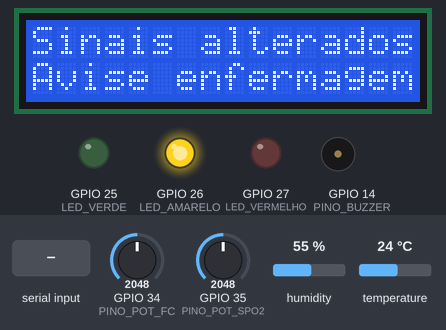
Simulated run of this sketch. Board: ESP32. On the bench: 16×2 character LCD, output pins drawn as LEDs (lit = HIGH), buzzer (waves = sounding). Inputs (shaded band) come from the test bench; at power-on: temperature 24 °C, GPIO 34 (PINO_POT_FC) = 2048, GPIO 35 (PINO_POT_SPO2) = 2048, humidity 55 %. What the sketch prints to the serial monitor is not drawn.

Above: at 2.6 s.
2.7 s: "teste 1\n" received over Serial
At 3.8 s:
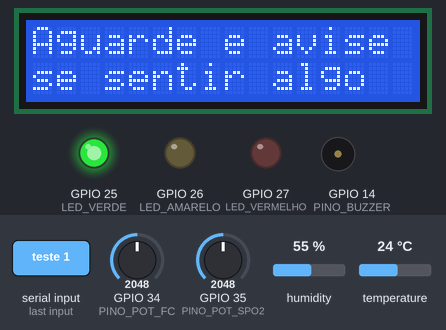
4.2 s: "auto\n" received over Serial
At 5.6 s:
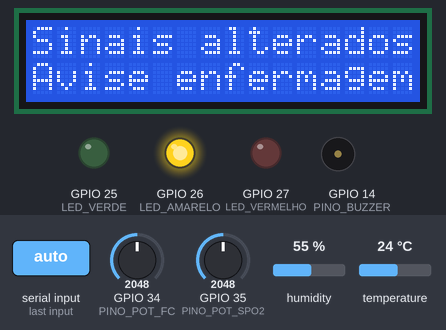
11.7 s: temperature set to 38.3 °C
15.7 s: temperature set to 39.8 °C
At 17.9 s:
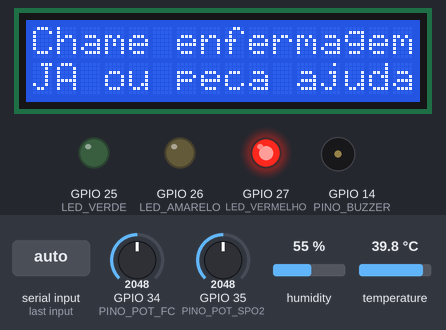
20.5 s: "teste 1\n" received over Serial
At 20.78 s:
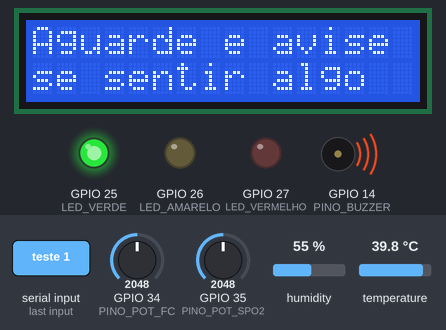
Timing chart, 0 to 23.5 s (numbered marks = the images above; inputs shaded):
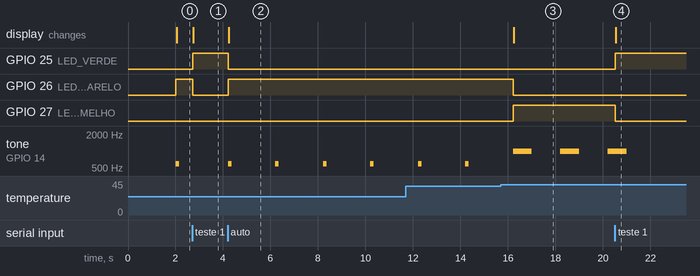

Measured:
- the behaviour switches between 38.9 and 39 °C on temperature (found by bisection; images 2 and 3)
- after the input at 2.7 s, GPIO 25 (LED_VERDE): LOW → HIGH at once; GPIO 26 (LED_AMARELO): HIGH → LOW at once; tone on GPIO 14 (PINO_BUZZER): stays silent (without the input it goes to 600 Hz after 1.3 s); the display: changes after 0.05 s (image 1)
- after the input at 4.2 s, GPIO 25 (LED_VERDE): HIGH → LOW at once; GPIO 26 (LED_AMARELO): LOW → HIGH at once; tone on GPIO 14 (PINO_BUZZER): alternates 600 Hz for 0.15 s and silent for 1.8 s, starting at once; the display: changes after 0.05 s (image 2)
- after the input at 15.7 s, GPIO 26 (LED_AMARELO): HIGH → LOW after 0.51 s; GPIO 27 (LED_VERMELHO): LOW → HIGH after 0.51 s; the display: changes after 0.55 s (image 3)
- after the input at 20.5 s, GPIO 25 (LED_VERDE): LOW → HIGH at once; GPIO 27 (LED_VERMELHO): HIGH → LOW at once; tone on GPIO 14 (PINO_BUZZER): goes on until 21.0 s, then stays silent; the display: changes after 0.05 s (image 4)

The sketch:

app.ino
```cpp
/*
  Zela - Pulseira de monitoramento na espera do pronto-socorro
  Global Solution 2026 - AI Computer Systems & Sensors (AICSS)
  Kayky Cayres Vicente da Silva (RM 575091)
  Naiara Sousa Soares (RM 574792)
  Rafael Medici (RM 576249)

  O que e REAL no Wokwi (sensor simulado pelo Wokwi):
    - Temperatura: DHT22 (GPIO 4)
  O que e SIMULADO por nos:
    - FC e SpO2: potenciometros (GPIO 34 e 35), no lugar do MAX30102,
      que nao existe no Wokwi e que nao temos no prototipo fisico.
  Saida para o paciente:
    - LEDs, buzzer e tela LCD 16x2 I2C (SDA 21 / SCL 22) com a orientacao.

  MODO DE TESTE: no Monitor Serial, comandos como "fc 125", "temp 39.1" ou "teste3"
  forcam valores para os testes. Sem comando, tudo vem dos sensores. Digite "ajuda".

  ATENCAO: regras experimentais, so para fins academicos.
  O dispositivo NAO faz diagnostico e NAO substitui a equipe de saude.
*/

#include <DHT.h>
#include <Wire.h>
#include <LiquidCrystal_I2C.h>

// ---------------- Pinos ----------------
#define PINO_TEMP     4
#define PINO_POT_FC   34
#define PINO_POT_SPO2 35
#define LED_VERDE     25
#define LED_AMARELO   26
#define LED_VERMELHO  27
#define PINO_BUZZER   14

// ---------------- Limites (mesmos do programa em Python) ----------------
// FC em repouso de um adulto costuma ficar entre 60 e 100 BPM.
const int FC_ATENCAO = 110;
const int FC_CRITICO = 130;
const int FC_BAIXA   = 50;
// SpO2 de uma pessoa saudavel costuma ficar entre 95% e 100%.
const int SPO2_ATENCAO = 95;
const int SPO2_CRITICO = 90;
// Temperatura lida pelo sensor (nao e temperatura corporal clinica).
const float TEMP_ATENCAO = 37.8;
const float TEMP_CRITICO = 39.0;

// Intervalo entre leituras: 2 segundos (justificativa no README/documento).
// O DHT22 tambem so entrega uma leitura nova a cada 2 segundos.
const unsigned long INTERVALO_MS = 2000;

DHT dht(PINO_TEMP, DHT22);
LiquidCrystal_I2C lcd(0x27, 16, 2);   // tela 16x2 no endereco I2C 0x27

unsigned long ultimaLeitura = 0;
float ultimaTemp = 36.5;          // ultima temperatura valida do DHT22
String estadoNaTela = "";         // so reescreve a tela quando o estado muda

// ---------------- Modo de teste (comandos pelo Monitor Serial) ----------------
// Para os testes, da para forcar um valor digitando um comando no Monitor Serial.
// Sem comando, a leitura vem dos sensores. A linha do Serial mostra a origem (FONTE).
bool forcaFC = false, forcaSpO2 = false, forcaTemp = false;
int valorFC = 0;
int valorSpO2 = 0;
float valorTemp = 0;
String comando = "";

// ---------------- Funcoes ----------------

// Le o potenciometro e converte para a faixa da FC (40 a 180 BPM)
int lerFC() {
  if (forcaFC) return valorFC;
  return map(analogRead(PINO_POT_FC), 0, 4095, 40, 180);
}

// Le o potenciometro e converte para a faixa da SpO2 (80 a 100%)
int lerSpO2() {
  if (forcaSpO2) return valorSpO2;
  return map(analogRead(PINO_POT_SPO2), 0, 4095, 80, 100);
}

float lerTemperatura() {
  if (forcaTemp) return valorTemp;
  float t = dht.readTemperature();
  if (!isnan(t)) ultimaTemp = t;   // se a leitura falhar, usa a ultima valida
  return ultimaTemp;
}

// Regras de classificacao: o caso mais grave e testado primeiro
String classificar(int fc, int spo2, float temp, String &motivo) {
  motivo = "";
  if (fc >= FC_CRITICO)     motivo += "FC muito alta; ";
  if (spo2 < SPO2_CRITICO)  motivo += "SpO2 muito baixa; ";
  if (temp >= TEMP_CRITICO) motivo += "temperatura muito alta; ";
  if (motivo != "") return "CRITICO";

  if (fc >= FC_ATENCAO)     motivo += "FC alta; ";
  if (fc < FC_BAIXA)        motivo += "FC baixa; ";
  if (spo2 < SPO2_ATENCAO)  motivo += "SpO2 baixa; ";
  if (temp >= TEMP_ATENCAO) motivo += "temperatura alta; ";
  if (motivo != "") return "ATENCAO";

  motivo = "sinais dentro do esperado";
  return "NORMAL";
}

// Acende o LED do estado e toca o buzzer
void alertar(String estado) {
  digitalWrite(LED_VERDE,    estado == "NORMAL");
  digitalWrite(LED_AMARELO,  estado == "ATENCAO");
  digitalWrite(LED_VERMELHO, estado == "CRITICO");

  // O tone() para sozinho depois do tempo informado, entao no NORMAL
  // nao precisamos chamar noTone() (chamar antes do primeiro tone gera
  // o aviso "LEDC is not initialized" no ESP32).
  if (estado == "CRITICO") {
    tone(PINO_BUZZER, 1000, 800);   // bipe longo a cada leitura
  } else if (estado == "ATENCAO") {
    tone(PINO_BUZZER, 600, 150);    // bipe curto a cada leitura
  }
}

String orientacao(String estado) {
  if (estado == "CRITICO") return "Chame a enfermagem imediatamente";
  if (estado == "ATENCAO") return "Avise a enfermagem para reavaliacao";
  return "Continue aguardando";
}

// Orientacao da tela LCD: versao curta (16 caracteres por linha) da mesma
// orientacao mostrada no programa em Python. A tela nao tem acentos.
void mostrarNaTela(String estado) {
  if (estado == estadoNaTela) return;   // evita a tela piscar a cada leitura
  estadoNaTela = estado;
  lcd.clear();
  lcd.setCursor(0, 0);
  if (estado == "CRITICO") {
    lcd.print("Chame enfermagem");
    lcd.setCursor(0, 1);
    lcd.print("JA ou peca ajuda");
  } else if (estado == "ATENCAO") {
    lcd.print("Sinais alterados");
    lcd.setCursor(0, 1);
    lcd.print("Avise enfermagem");
  } else {
    lcd.print("Aguarde e avise");
    lcd.setCursor(0, 1);
    lcd.print("se sentir algo");
  }
}

// Diz de onde vieram os valores: dos sensores ou de um comando de teste
String fonteDosValores() {
  if (!forcaFC && !forcaSpO2 && !forcaTemp) return "SENSOR";
  String lista = "";
  if (forcaFC)   lista += "FC,";
  if (forcaSpO2) lista += "SpO2,";
  if (forcaTemp) lista += "TEMP,";
  lista.remove(lista.length() - 1);   // tira a ultima virgula
  return "TESTE(" + lista + ")";
}

// ---------------- Cenarios de teste: "teste1" a "teste6" ----------------
// Cada teste tem etapas. "teste3" roda o teste inteiro, passando sozinho pelas etapas;
// "teste3b" aplica so a etapa b; "proximo" passa para a etapa seguinte do teste em andamento.
struct Etapa {
  int fc;
  int spo2;
  float temp;
  const char* nome;
};

const Etapa TESTE_1[] = {{78, 98, 36.5, "paciente estavel"}};
const Etapa TESTE_2[] = {{104, 98, 36.5, "FC 104 (normal)"},
                         {125, 98, 36.5, "FC 125 (alta)"}};
const Etapa TESTE_3[] = {{78, 98, 36.5, "SpO2 98 (normal)"},
                         {78, 93, 36.5, "SpO2 93 (baixa)"},
                         {78, 85, 36.5, "SpO2 85 (muito baixa)"}};
const Etapa TESTE_4[] = {{125, 100, 36.5, "FC 125 e SpO2 100"},
                         {129, 100, 36.5, "FC 129 (abaixo do limite critico)"},
                         {129, 86, 36.5, "FC 129 e SpO2 86"}};
const Etapa TESTE_5[] = {{78, 98, 38.9, "temperatura 38.9"},
                         {78, 98, 38.0, "temperatura 38.0"}};
const Etapa TESTE_6[] = {{78, 98, 36.5, "temperatura 36.5 (normal)"},
                         {78, 98, 38.3, "temperatura 38.3 (alta)"},
                         {78, 98, 39.1, "temperatura 39.1 (muito alta)"}};

const Etapa* const CENARIOS[6] = {TESTE_1, TESTE_2, TESTE_3, TESTE_4, TESTE_5, TESTE_6};
const int TOTAL_ETAPAS[6] = {1, 2, 3, 3, 2, 3};
int cenarioAtual = 0;   // 0 = nenhum teste em andamento
int etapaAtual = 0;
const unsigned long TEMPO_ETAPA_MS = 6000;   // em "testeN", cada etapa dura 6 s (3 leituras)
bool avancoAutomatico = false;
unsigned long proximaEtapaEm = 0;

// Forca todos os valores da etapa atual do teste atual
void aplicarEtapa() {
  const Etapa &e = CENARIOS[cenarioAtual - 1][etapaAtual];
  forcaFC = forcaSpO2 = forcaTemp = true;
  valorFC = e.fc;
  valorSpO2 = e.spo2;
  valorTemp = e.temp;
  int total = TOTAL_ETAPAS[cenarioAtual - 1];
  Serial.print("[teste] Teste "); Serial.print(cenarioAtual);
  Serial.print(" - etapa "); Serial.print(etapaAtual + 1);
  Serial.print(" de "); Serial.print(total);
  Serial.print(": "); Serial.println(e.nome);
  if (etapaAtual + 1 < total) {
    if (avancoAutomatico) {
      Serial.println("[teste] Proxima etapa em 6 segundos.");
      proximaEtapaEm = millis() + TEMPO_ETAPA_MS;
    } else {
      Serial.println("[teste] Digite 'proximo' para a proxima etapa.");
    }
  } else {
    avancoAutomatico = false;
    Serial.println("[teste] Ultima etapa. Digite 'auto' para voltar aos sensores.");
  }
  ultimaLeitura = millis() - INTERVALO_MS;   // faz uma leitura na hora, para o LED mudar logo
}

void mostrarAjuda() {
  Serial.println("[teste] Testes prontos: teste1 a teste6 (passam sozinhos pelas etapas) | teste3b (so uma etapa) | auto");
  Serial.println("[teste] Valores soltos: fc 125 | spo2 85 | temp 39.1 | auto fc | ajuda");
  Serial.println("[teste] 'auto' volta a ler os sensores. Faixas: FC 20-250, SpO2 50-100, TEMP 30-45");
}

// Trata um comando digitado no Monitor Serial
void processarComando(String c) {
  c.trim();
  c.toLowerCase();
  c.replace("=", " ");
  if (c.length() == 0) return;

  int espaco = c.indexOf(' ');
  String nome = (espaco < 0) ? c : c.substring(0, espaco);
  String resto = (espaco < 0) ? "" : c.substring(espaco + 1);
  resto.trim();

  if (nome == "ajuda") {
    mostrarAjuda();
    return;
  }

  // "teste3": roda o teste 3 inteiro, passando sozinho pelas etapas (uma a cada 6 s).
  // "teste3b": aplica so a etapa b do teste 3 e fica nela.
  if (nome.startsWith("teste")) {
    String numero = nome.substring(5);
    if (numero == "") numero = resto;
    int n = numero.toInt();
    int etapa = 0;
    bool temLetra = false;
    if (numero.length() > 0) {
      char letra = numero.charAt(numero.length() - 1);   // "3b" -> 'b'
      if (letra >= 'a' && letra <= 'c') { etapa = letra - 'a'; temLetra = true; }
    }
    if (n >= 1 && n <= 6 && etapa < TOTAL_ETAPAS[n - 1]) {
      cenarioAtual = n;
      etapaAtual = etapa;
      avancoAutomatico = !temLetra;   // sem letra: passa sozinho pelas etapas
      aplicarEtapa();
    } else {
      Serial.print("[teste] Teste invalido: '"); Serial.print(c); Serial.println("'. Digite 'ajuda' para ver a lista.");
    }
    return;
  }

  // "proximo" (ou "p"): passa para a etapa seguinte do teste em andamento
  if (nome == "proximo" || nome == "p") {
    if (cenarioAtual == 0) {
      Serial.println("[teste] Nenhum teste em andamento. Digite teste1 a teste6.");
    } else if (etapaAtual + 1 >= TOTAL_ETAPAS[cenarioAtual - 1]) {
      Serial.print("[teste] O teste "); Serial.print(cenarioAtual);
      Serial.print(" so tem "); Serial.print(TOTAL_ETAPAS[cenarioAtual - 1]);
      Serial.print(" etapa(s) e ja esta na ultima. Digite 'auto' para voltar aos sensores ou outro teste (teste1 a teste6).");
      Serial.println();
    } else {
      avancoAutomatico = false;
      etapaAtual++;
      aplicarEtapa();
    }
    return;
  }

  if (nome == "auto") {
    if (resto == "" || resto == "tudo") {
      forcaFC = forcaSpO2 = forcaTemp = false;
      cenarioAtual = 0;
      avancoAutomatico = false;
      Serial.println("[teste] Todos os valores voltaram a vir dos sensores.");
    } else if (resto == "fc")   { forcaFC = false;   Serial.println("[teste] FC volta a vir do sensor."); }
    else if (resto == "spo2")   { forcaSpO2 = false; Serial.println("[teste] SpO2 volta a vir do sensor."); }
    else if (resto == "temp")   { forcaTemp = false; Serial.println("[teste] TEMP volta a vir do sensor."); }
    else { Serial.print("[teste] Comando invalido: '"); Serial.print(c); Serial.println("'. Digite 'ajuda'."); return; }
    ultimaLeitura = millis() - INTERVALO_MS;   // faz uma leitura na hora
    return;
  }

  if (resto == "") {
    Serial.print("[teste] Comando invalido: '"); Serial.print(c); Serial.println("'. Digite 'ajuda'.");
    return;
  }
  float valor = resto.toFloat();

  if (nome == "fc" && valor >= 20 && valor <= 250) {
    forcaFC = true; valorFC = (int)(valor + 0.5);
    Serial.print("[teste] FC forcada em "); Serial.println(valorFC);
  } else if (nome == "spo2" && valor >= 50 && valor <= 100) {
    forcaSpO2 = true; valorSpO2 = (int)(valor + 0.5);
    Serial.print("[teste] SpO2 forcada em "); Serial.println(valorSpO2);
  } else if (nome == "temp" && valor >= 30 && valor <= 45) {
    forcaTemp = true; valorTemp = valor;
    Serial.print("[teste] TEMP forcada em "); Serial.println(valorTemp, 1);
  } else {
    Serial.print("[teste] Comando ou valor invalido: '"); Serial.print(c); Serial.println("'. Digite 'ajuda'.");
    return;
  }
  ultimaLeitura = millis() - INTERVALO_MS;   // faz uma leitura na hora, para o LED mudar logo
}

// Junta os caracteres digitados e trata o comando so quando chega o Enter
// (o terminal envia uma tecla de cada vez, entao nao da para adivinhar o fim do comando)
void lerComandosSerial() {
  while (Serial.available()) {
    char c = Serial.read();
    if (c == '\n' || c == '\r') {
      if (comando.length() > 0) {
        processarComando(comando);
        comando = "";
      }
    } else if (comando.length() < 40) {   // limite para nao encher a memoria
      comando += c;
    }
  }
}

// ---------------- Setup e loop ----------------
void setup() {
  Serial.begin(115200);

  pinMode(LED_VERDE, OUTPUT);
  pinMode(LED_AMARELO, OUTPUT);
  pinMode(LED_VERMELHO, OUTPUT);
  pinMode(PINO_BUZZER, OUTPUT);

  dht.begin();
  Wire.begin(21, 22);
  lcd.init();
  lcd.backlight();

  Serial.println("=== ZELA - pulseira de monitoramento ===");
  Serial.println("Prototipo academico: nao faz diagnostico.");
  Serial.println("Formato: t | FC SpO2 TEMP FONTE | ESTADO | motivo | orientacao");
  Serial.println("Modo de teste: digite 'ajuda' no Monitor Serial para ver os comandos.");
}

void loop() {
  lerComandosSerial();

  // Teste em andamento: passa sozinho para a proxima etapa quando o tempo acaba
  if (avancoAutomatico && cenarioAtual != 0 && millis() >= proximaEtapaEm) {
    etapaAtual++;
    aplicarEtapa();
  }

  // Leitura periodica sem travar o programa (millis em vez de delay)
  if (millis() - ultimaLeitura >= INTERVALO_MS) {
    ultimaLeitura = millis();

    int fc = lerFC();
    int spo2 = lerSpO2();
    float temp = lerTemperatura();

    String motivo;
    String estado = classificar(fc, spo2, temp, motivo);
    if (motivo.endsWith("; ")) motivo.remove(motivo.length() - 2);   // tira o ultimo "; "

    // Uma linha por leitura, sempre na mesma ordem
    Serial.print("t="); Serial.print(millis() / 1000); Serial.print("s | ");
    Serial.print("FC="); Serial.print(fc);
    Serial.print(" SpO2="); Serial.print(spo2);
    Serial.print(" TEMP="); Serial.print(temp, 1);
    Serial.print(" FONTE="); Serial.print(fonteDosValores());
    Serial.print(" | ESTADO="); Serial.print(estado);
    Serial.print(" | motivo: "); Serial.print(motivo);
    Serial.print(" | "); Serial.println(orientacao(estado));

     // LEDs, buzzer e tela depois de imprimir, para nenhum aviso interno do ESP32
    // aparecer no meio da linha do Serial
    alertar(estado);
    mostrarNaTela(estado);
  }
}
```
